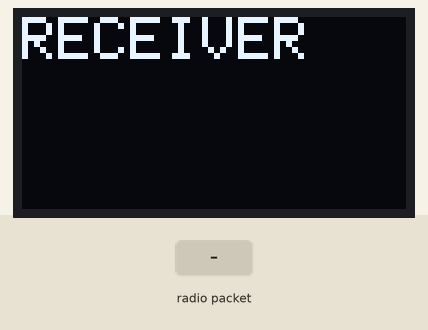
Recording of a sketch running on a simulated Arduino Uno, built with avr-gcc and run on an emulated ATmega328P. On the bench: 128×64 one-colour display. The test bench sets the inputs (shaded band). No radio packets arrive unless stated; what the sketch prints to the serial monitor is not drawn.

Above: at 1.2 s.
1.3 s: radio packet "1" arrives
At 1.7 s:
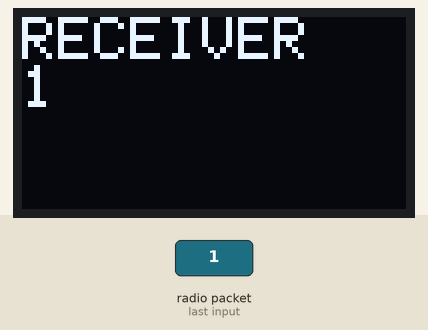
2.8 s: radio packet "0" arrives
At 2.85 s:
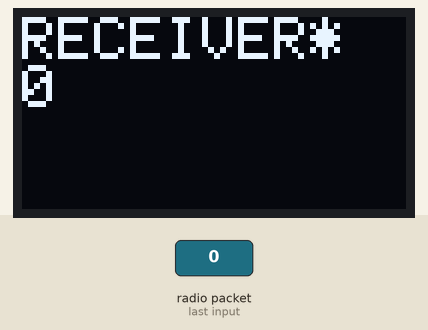
4.3 s: radio packet "2" arrives
At 5.4 s:
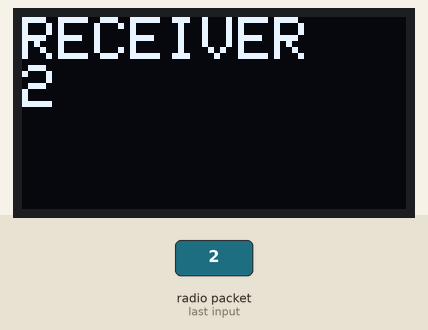
Timing chart, 0 to 7.3 s (numbered marks = the images above; inputs shaded):
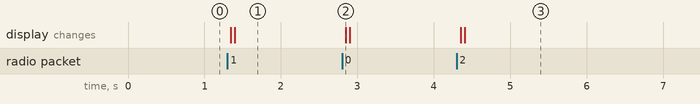

The sketch:

receiver.ino
```cpp
/*
* Getting Started example sketch for nRF24L01+ radios
* This is a very basic example of how to send data from one node to another
* Updated: Dec 2014 by TMRh20
*/

#include <Wire.h>
#include <SPI.h>
#include <Adafruit_GFX.h>
#include <Adafruit_SSD1306.h>

#include <RF24_config.h>
#include <printf.h>
#include <nRF24L01.h>

#include "RF24.h"

#define OLED_RESET 4
Adafruit_SSD1306 display(OLED_RESET);

RF24 radio(9, 10);
byte addresses[][6] = { "1Node", "2Node" };

char buffer[33];

void setup()
{
    buffer[0] = '\0';
    Serial.begin(115200);
    Serial.println(F("Receiver"));

    display.begin(SSD1306_SWITCHCAPVCC, 0x3C);
    display.clearDisplay();

    display.setTextColor(WHITE);
    display.setTextSize(2);
    display.setCursor(0, 0);
    display.println(F("RECEIVER"));
    display.display();

    radio.begin();
    radio.setChannel(108);
    radio.openReadingPipe(0, addresses[0]);

    radio.startListening();
}

void loop()
{

    display.clearDisplay();
    if (radio.available())
    {
        display.setCursor(0, 0);
        display.println(F("RECEIVER*"));

        radio.read(&buffer, 32);

        display.setCursor(0, 16);
        display.print(buffer);
        display.display();
        // Spew it
        Serial.print(F("Got: "));
        Serial.println(buffer);
    }
    else
    {
        display.setCursor(0, 0);
        display.println(F("RECEIVER"));
        display.setCursor(0, 16);
        display.print(buffer);
        //Serial.println(F("NO DATA"));
    }
    display.display();
}
```

Measured:
- after the input at 1.3 s, the display: first changes at once (image 1 shows a later state)
- after the input at 2.8 s, the display: changes after 0.05 s (image 2)
- after the input at 4.3 s, the display: first changes after 0.05 s (image 3 shows a later state)
